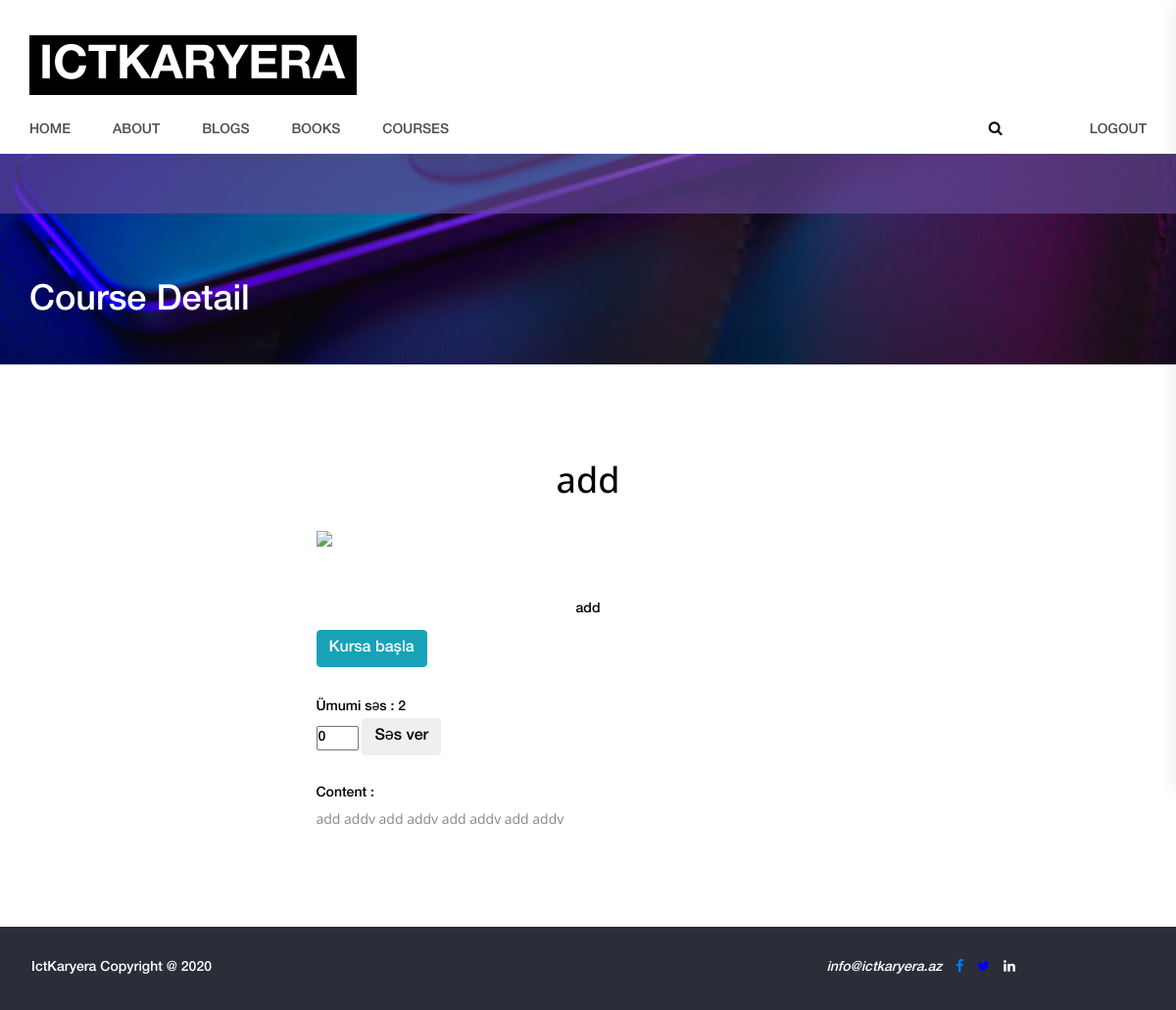
The page /courses/1 (signed in) on the database as committed earlier.
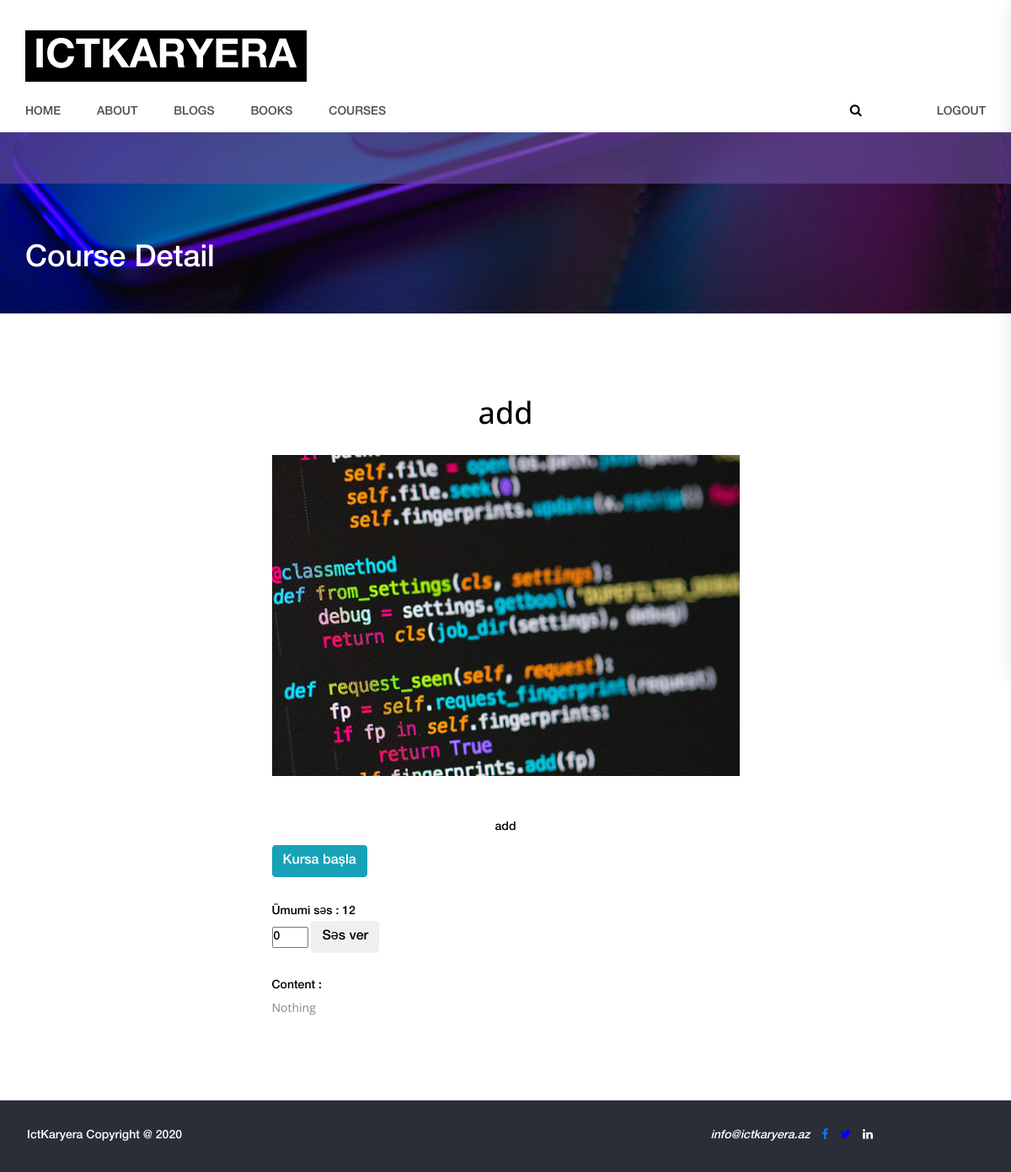
The same page on the database as committed later.
### ict_app/models.py (models this page shows, shortened)
class Course(models.Model):
    title=models.CharField(max_length=50,default='add')
    content=models.TextField(default='Nothing')
    course_link=models.TextField(default='Nothing')
    image=models.ImageField( upload_to="course_images",blank=True, null=True)
    rank=models.IntegerField(default=0)
    created_date = models.DateTimeField(auto_now_add=True)
    tag = models.ForeignKey(Course_category, on_delete=models.CASCADE,blank=True, null=True)

### ict_app/views.py (the view)
# urls.py: path('courses/<int:id>', views.courses_detail, name='ict-courses_detail'),
@login_required
def courses_detail(request,id):
    data=Course.objects.filter(id=id).first()
    if data:
        return render(request,'courses_detail.html',{"blg":data})
    else :
        raise  Http404("<h1>Page not found</h1>")

### ict_app/templates/courses_detail.html (shortened to what this page needs)
{% extends "base.html" %}
{% load thumbnail %}
{% load static %}
{% load crispy_forms_tags %}
{% block links %}
<link rel="stylesheet" type="text/css" href="{% static 'styles/bootstrap-4.1.2/bootstrap.min.css'%}">
<link href="{% static 'plugins/font-awesome-4.7.0/css/font-awesome.min.css'%}" rel="stylesheet" type="text/css">
<link rel="stylesheet" type="text/css" href="{% static 'styles/single.css'%}">
<link rel="stylesheet" type="text/css" href="{% static 'styles/single_responsive.css'%}">
{% endblock links %}
{% block content %}
	<div class="home">
		<div class="parallax_background parallax-window" data-parallax="scroll" data-image-src="{% static 'images/footer.jpg' %}" data-speed="0.8"></div>
		<div class="home_content_container">
			<div class="container">
				<div class="row">
					<div class="col">
						<div class="home_content">
							<div class="home_title">Course Detail</div>
						</div>
					</div>
				</div>
			</div>
		</div>
	</div>
	<div class="content_container">
		<div class="container">
			<div class="row">
				<div class="col-lg-6 offset-3">
					<div class="single_post">
						<div class="post_image">
								<h2 class='text-center'>{{blg.title}}</h2>
								<br>
								{% if blg.image %}
										<img  src="{{blg.image.url}}" width="{{im.width}}" height="{{im.height}}">
								{% else %}
										<img  src= "https://www.directivecommunication.net/wp-content/uploads/2014/03/no-image-found.jpg" width="{{im.width}}" height="{{im.height}}">
								{% endif %}
						</div>
						<div class="post_content">
							<div class="post_title text-center">{{blg.title}}</div>
							<div class="post_info d-flex flex-row align-items-center justify-content-start">
								<br>
								<div> <a class='btn btn-info' href="{{blg.course_link}}">Kursa başla</a> </div>
							</div>
							<br>
								<div class="post_info ">Ümumi səs  : {{blg.rank}}
								<br>
								<form action="/course_voting/{{blg.id}}" method='POST'>
									<input type="number" name='voting' value=0 max=1 min=-1>
									<input type="submit" value='Səs ver' class='btn'>
								</form>
								</div>
							<div class="post_text">
							<div>Content  :<p>{{blg.content}}</p></div>
							</div>
						</div>
					</div>
				</div>
			</div>
		</div>
	</div>
{% endblock content %}

Rows that differ between the two databases and show on the page:
changed Course "add": image: picture added; rank "2" → "12"; content "add addv add addv add addv add addv" → "Nothing"
